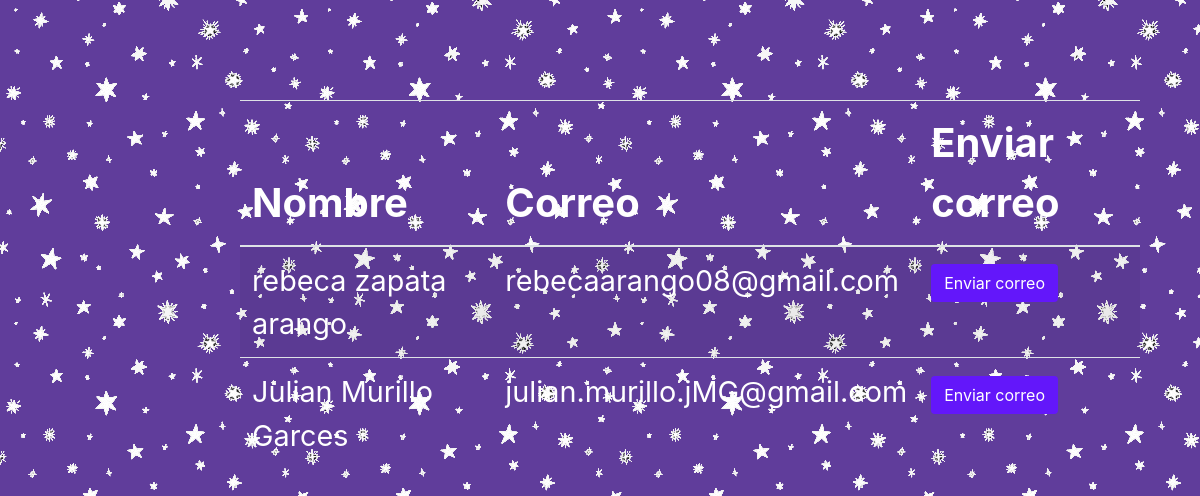
The page /correos.php on the database its author committed.
### tables this page shows
CREATE TABLE `usuarios` (
  `id` int(10) NOT NULL,
  `nombre` varchar(33) NOT NULL,
  `contra` varchar(15) NOT NULL,
  `correo` varchar(35) NOT NULL,
  `edad` int(3) NOT NULL
);

### correos.php (the view, shortened to what this page needs)
<?php
$Conexion = mysqli_connect("localhost","root","", "aventura");
$Sql = "SELECT * FROM usuarios ";
$result = mysqli_query($Conexion, $Sql);
?>
<!DOCTYPE html>
<html>
<head>
	<link rel="stylesheet" href="css/bootstrap.min.css">
	<link rel="stylesheet" href="css/estilos.css">
</head>
<body background="img/estrellas.png">
	<table class="table table-striped"
	style="position: absolute; top: 100px;left: 20%;
	width: 75%;" id="tabla">
		<thead>
			<tr style="color:white; font-size: 250%;">
   <th scope="col">Nombre</th>
	<th scope="col">Correo</th>
	<th scope="col">Enviar correo</th>
				</tr>
			</thead>
	<tbody>
	 <?php while ($row = mysqli_fetch_array($result)) {
  echo "<tr style='color:white; font-size:180%;'><td>";
  echo $row["nombre"];
  echo "</a></td>";
  echo "<td>";
  echo $row["correo"];
   echo "</td>";
  echo "<td><button type='button' class='btn btn' style='background-color:#6317FA;'><a href ='enviar.php?idPerson=";
echo $row["id"];
  echo"' style='color:white;'>Enviar correo</a></button>
      </td>";
  echo "</tr>";
}
?>
</tbody>
</table>
</body>
</html>

### css/estilos.css (style rules this page uses)
* { list-style:none; margin:0; padding:0; text-decoration:none; }

### rows shown on the page
usuarios: nombre "rebeca zapata arango", correo "rebecaarango08@gmail.com"
usuarios: nombre "Julian Murillo Garces", correo "julian.murillo.jMG@gmail.com"
